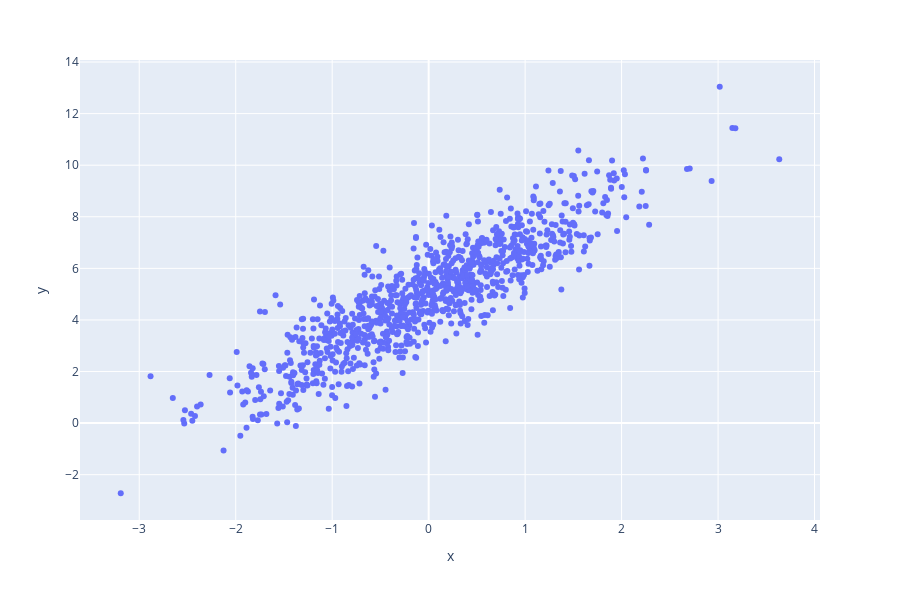

Write notebook code for a chart like this one.
### Code cell
pd.DataFrame(
    np.vstack([x, y]).T,
    columns=['x', 'y']
).plot.scatter('x', 'y', height=600)

### Figure 1 — Plotly figure (JSON) as saved in the notebook; plotly's stock layout.template omitted (floating-point values rounded to 4 significant figures; data arrays with more than 128 entries replaced by an {"elided": "..."} marker saying what was removed)
{"data": [{"hovertemplate": "x=%{x}<br>y=%{y}<extra></extra>", "legendgroup": "", "marker": {"color": "#636efa", "symbol": "circle"}, "mode": "markers", "name": "", "orientation": "v", "showlegend": false, "type": "scatter", "x": {"elided": "1000 float values"}, "xaxis": "x", "y": {"elided": "1000 float values"}, "yaxis": "y"}], "layout": {"height": 600, "legend": {"tracegroupgap": 0}, "margin": {"t": 60}, "xaxis": {"anchor": "y", "domain": [0, 1], "title": {"text": "x"}}, "yaxis": {"anchor": "x", "domain": [0, 1], "title": {"text": "y"}}}}
